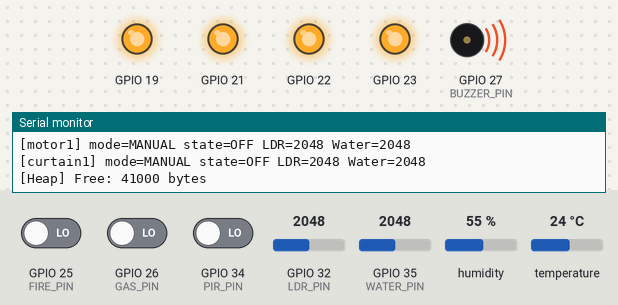
Recording of a sketch running on a simulated ESP32. Parts: output pins drawn as LEDs (lit = HIGH), buzzer (waves = sounding, pin HIGH), the last lines printed to the serial monitor. The inputs (shaded band) are chosen by the test bench; at power-on: GPIO 25 (FIRE_PIN) LOW, GPIO 26 (GAS_PIN) LOW, GPIO 34 (PIR_PIN) LOW, GPIO 32 (LDR_PIN) = 2048, GPIO 35 (WATER_PIN) = 2048, humidity 55 %, temperature 24 °C. WiFi joins after 1.5 s; servers stay silent unless stated; the local clock reads 2024-03-15 10:24:30 at power-on unless the sketch sets it; the Firebase database answers and starts empty.

Above: at 7.5 s.
7.6 s: GPIO 25 (FIRE_PIN) driven HIGH
10.0 s: GPIO 26 (GAS_PIN) driven HIGH
At 11.5 s:
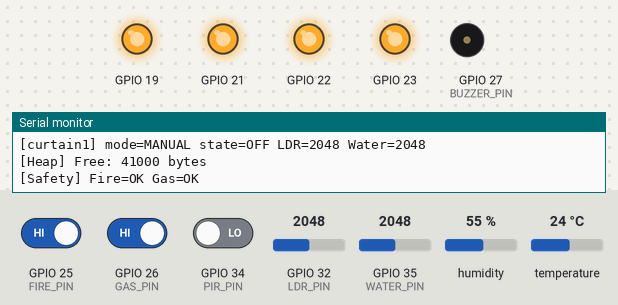
11.8 s: GPIO 34 (PIR_PIN) driven HIGH
14.3 s: GPIO 26 (GAS_PIN) driven LOW
At 16.5 s:
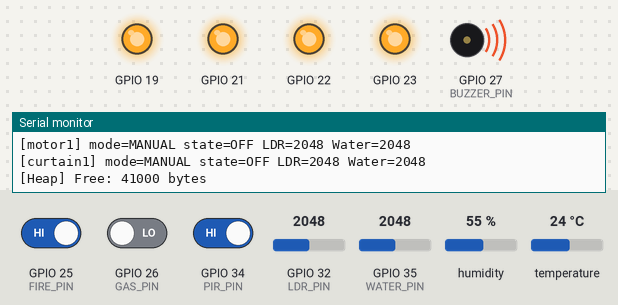
21.3 s: GPIO 25 (FIRE_PIN) driven LOW and GPIO 26 (GAS_PIN) driven HIGH
Timing chart, 0 to 24.3 s (numbered marks = the images above; inputs shaded):
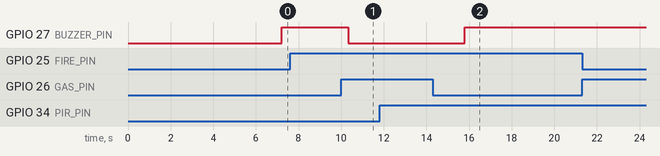

The sketch:

smarthome_with_safety.ino
```cpp
#include <WiFi.h>
#include <Firebase_ESP_Client.h>
#include <addons/RTDBHelper.h>
#include <ArduinoJson.h>
#include <time.h>
#include <DHT.h>
#include <WiFiClientSecure.h>

// ================================================
//  CONFIGURATION
// ================================================
#define WIFI_SSID           "S24 Ultra"
#define WIFI_PASSWORD       "devilbeast"
#define FIREBASE_URL        "https://smarthomefyp-3fcfd-default-rtdb.firebaseio.com/"
#define FIREBASE_SECRET     "2oFZvsdmlVOE7NJiUZajK8pkvdbS9pbcTHR4IK3U"

#define FAN_RELAY           23
#define LIGHT_RELAY         22
#define MOTOR_RELAY         21
#define CURTAIN_RELAY       19
#define BUZZER_PIN          27
#define PIR_PIN             34
#define WATER_PIN           35
#define LDR_PIN             32
#define DHT_PIN             4
#define DHTTYPE             DHT11

// ── NEW: Safety sensors ───────────────────────────
#define FIRE_PIN            25   // LM393 fire sensor  D0
#define GAS_PIN             26   // MQ135 gas sensor   D0

// ── Sensor thresholds ─────────────────────────────
#define LDR_LIGHT_THRESHOLD  1715
#define WATER_LOW_THRESHOLD  800

// ── Fan temperature ───────────────────────────────
#define FAN_ON_TEMP          20.0f

// ── PIR debounce ──────────────────────────────────
#define PIR_HOLD_LOOPS       5

// ── Timing ────────────────────────────────────────
#define LOOP_DELAY_MS       1000
#define SENSOR_PUSH_EVERY   10
#define USAGE_CHECK_EVERY   30
#define MAX_LOG_ENTRIES     20

const char* NTP_SERVER = "pool.ntp.org";
const char* TZ_STRING  = "PKT-5";

WiFiClientSecure client;

// ================================================
//  UTILITY: TIME HELPERS
// ================================================
int minutesFromString(const String& t) {
  return t.substring(0, 2).toInt() * 60 + t.substring(3, 5).toInt();
}

bool inScheduleRange(int now, int start, int end) {
  if (start <= end) return (now >= start && now <= end);
  return (now >= start || now <= end);
}

int getCurrentMinutes() {
  struct tm ti;
  if (!getLocalTime(&ti)) return -1;
  return ti.tm_hour * 60 + ti.tm_min;
}

String getTimestamp() {
  struct tm ti;
  if (!getLocalTime(&ti)) return "1970-01-01 00:00:00";
  char buf[20];
  strftime(buf, sizeof(buf), "%Y-%m-%d %H:%M:%S", &ti);
  return String(buf);
}

// ================================================
//  CLASS: FirebaseManager
// ================================================
class FirebaseManager {
public:
  FirebaseManager() : _ready(false) {}

  void begin(const char* url, const char* secret) {
    _config.database_url = url;
    if (strlen(secret) > 0)
      _config.signer.tokens.legacy_token = secret;
    Firebase.begin(&_config, &_auth);
    Firebase.reconnectWiFi(true);
    _ready = true;
    Serial.println("[Firebase] Initialized");
  }

  bool isReady() { return _ready; }

  bool getJson(const String& path, DynamicJsonDocument& doc) {
    if (!isReady()) return false;
    if (Firebase.RTDB.getJSON(&_data, path.c_str())) {
      String raw = _data.jsonString();
      DeserializationError err = deserializeJson(doc, raw);
      if (err) { Serial.printf("[JSON ERR] %s\n", err.c_str()); return false; }
      return true;
    }
    Serial.printf("[GET ERR] %s\n", _data.errorReason().c_str());
    return false;
  }

  bool setString(const String& path, const String& value) {
    if (!isReady()) return false;
    bool ok = Firebase.RTDB.setString(&_data, path.c_str(), value.c_str());
    if (!ok) Serial.printf("[SET ERR] %s\n", _data.errorReason().c_str());
    return ok;
  }

  bool setBool(const String& path, bool value) {
    if (!isReady()) return false;
    bool ok = Firebase.RTDB.setBool(&_data, path.c_str(), value);
    if (!ok) Serial.printf("[SET ERR] %s\n", _data.errorReason().c_str());
    return ok;
  }

  bool setFloat(const String& path, float value) {
    if (!isReady()) return false;
    bool ok = Firebase.RTDB.setFloat(&_data, path.c_str(), value);
    if (!ok) Serial.printf("[SET ERR] %s\n", _data.errorReason().c_str());
    return ok;
  }

  bool getFloat(const String& path, float& out) {
    if (!isReady()) return false;
    if (Firebase.RTDB.getFloat(&_data, path.c_str())) {
      out = _data.to<float>(); return true;
    }
    return false;
  }

  void addFloat(const String& path, float delta) {
    float current = 0;
    getFloat(path, current);
    setFloat(path, current + delta);
  }

  // Rolling 20-log system
  void pushDeviceLog(const String& deviceId, const String& state, const String& mode) {
    String timestamp = getTimestamp();
    String safeKey   = timestamp;
    safeKey.replace(" ", "_");
    safeKey.replace(":", "-");
    String basePath = "/logs/devices/" + deviceId;

    int logCount = 0;
    if (Firebase.RTDB.getJSON(&_data, basePath.c_str())) {
      FirebaseJson* fJson = _data.to<FirebaseJson*>();
      size_t count = fJson->iteratorBegin();
      logCount = (int)count;
      fJson->iteratorEnd();
    }

    if (logCount >= MAX_LOG_ENTRIES) {
      if (Firebase.RTDB.getJSON(&_data, basePath.c_str())) {
        FirebaseJson* fJson = _data.to<FirebaseJson*>();
        String oldestKey = "";
        size_t count = fJson->iteratorBegin();
        for (size_t i = 0; i < count; i++) {
          int type = 0; String key, value;
          fJson->iteratorGet(i, type, key, value);
          if (oldestKey == "" || key < oldestKey) oldestKey = key;
        }
        fJson->iteratorEnd();
        if (oldestKey != "")
          Firebase.RTDB.deleteNode(&_data, (basePath + "/" + oldestKey).c_str());
      }
    }

    FirebaseJson logEntry;
    logEntry.set("state",     state);
    logEntry.set("mode",      mode);
    logEntry.set("timestamp", timestamp);
    Firebase.RTDB.setJSON(&_data, (basePath + "/" + safeKey).c_str(), &logEntry);
    Serial.printf("[LOG] %s -> %s (%s)\n", deviceId.c_str(), state.c_str(), mode.c_str());
  }

private:
  FirebaseData   _data;
  FirebaseConfig _config;
  FirebaseAuth   _auth;
  bool           _ready;
};

// ================================================
//  CLASS: SensorManager
// ================================================
class SensorManager {
public:
  SensorManager() : _dht(DHT_PIN, DHTTYPE), _filteredTemp(20.0f),
                    _ldrRaw(0), _waterRaw(0),
                    _motionRaw(0), _motionHoldCounter(0) {}

  void begin() {
    pinMode(PIR_PIN,  INPUT);
    _dht.begin();
  }

  void update() {
    // Temperature — EMA smoothed
    float raw = _dht.readTemperature();
    if (!isnan(raw)) _filteredTemp = (_filteredTemp * 0.7f) + (raw * 0.3f);

    // PIR with hold counter
    _motionRaw = digitalRead(PIR_PIN);
    if (_motionRaw == HIGH) {
      _motionHoldCounter = PIR_HOLD_LOOPS;
    } else if (_motionHoldCounter > 0) {
      _motionHoldCounter--;
    }

    _ldrRaw   = analogRead(LDR_PIN);
    _waterRaw = analogRead(WATER_PIN);

    Serial.printf("[Sensors] Temp=%.1f PIR_raw=%d PIR_held=%s LDR=%d Water=%d\n",
      _filteredTemp, _motionRaw,
      motionDetected() ? "YES" : "NO",
      _ldrRaw, _waterRaw);
  }

  float temperature()    const { return _filteredTemp; }
  bool  motionDetected() const { return (_motionRaw == HIGH) || (_motionHoldCounter > 0); }
  bool  isLight()        const { return _ldrRaw > LDR_LIGHT_THRESHOLD; }
  bool  isDark()         const { return !isLight(); }
  bool  waterLow()       const { return _waterRaw < WATER_LOW_THRESHOLD; }
  int   ldrRaw()         const { return _ldrRaw; }
  int   waterRaw()       const { return _waterRaw; }

private:
  DHT   _dht;
  float _filteredTemp;
  int   _ldrRaw;
  int   _waterRaw;
  int   _motionRaw;
  int   _motionHoldCounter;
};

// ================================================
//  CLASS: Device
// ================================================
class Device {
public:
  Device(const String& id, int relayPin, float wattage)
    : _id(id), _relayPin(relayPin), _wattage(wattage),
      _state(false), _prevState(false), _sessionStart(0) {}

  void begin() { pinMode(_relayPin, OUTPUT); applyRelay(false); }

  void setState(bool on) { _state = on; applyRelay(_state); }

  bool isOn()         const { return _state; }
  bool stateChanged() const { return _state != _prevState; }

  void trackEnergy(FirebaseManager& fb) {
    if (_state && !_prevState)  _sessionStart = millis();
    if (!_state && _prevState && _sessionStart > 0) {
      float seconds = (millis() - _sessionStart) / 1000.0f;
      float units   = (_wattage * seconds) / 3600000.0f;
      fb.addFloat("/usage/devices/" + _id, units);
      _sessionStart = 0;
    }
    _prevState = _state;
  }

  const String& id() const { return _id; }

private:
  void applyRelay(bool on) { digitalWrite(_relayPin, on ? LOW : HIGH); }

  String        _id;
  int           _relayPin;
  float         _wattage;
  bool          _state;
  bool          _prevState;
  unsigned long _sessionStart;
};

// ================================================
//  CLASS: ModeController
// ================================================
class ModeController {
public:
  static bool resolve(
    const String&        deviceId,
    const String&        mode,
    const JsonObject&    deviceNode,
    const JsonObject&    scheduleNode,
    const JsonObject&    settingsNode,
    const SensorManager& sensors,
    bool&                fanHysteresis
  ) {
    if (mode == "AUTO")     return resolveAuto(deviceId, sensors);
    if (mode == "SCHEDULE") return resolveSchedule(deviceId, scheduleNode);
    return resolveManual(deviceNode);
  }

private:
  static bool resolveManual(const JsonObject& node) {
    String s = node["state"] | "OFF";
    return s == "ON";
  }

  static bool resolveSchedule(const String& id, const JsonObject& sched) {
    int now = getCurrentMinutes();
    if (now < 0) return false;
    JsonObject entry = sched[id];
    if (entry.isNull()) return false;
    int s = minutesFromString(entry["start"] | "00:00");
    int e = minutesFromString(entry["end"]   | "00:00");
    return inScheduleRange(now, s, e);
  }

  static bool resolveAuto(const String& id, const SensorManager& sensors) {
    if (id == "fan1")     return sensors.temperature() >= FAN_ON_TEMP;
    if (id == "light1")   return sensors.motionDetected();
    if (id == "motor1")   return sensors.waterLow();
    if (id == "curtain1") return sensors.isDark();
    return false;
  }
};

// ================================================
//  CLASS: BuzzerController
// ================================================
class BuzzerController {
public:
  explicit BuzzerController(int pin) : _pin(pin) {}

  void begin() { pinMode(_pin, OUTPUT); digitalWrite(_pin, LOW); }

  // Called for peak-hour motor alert
  void update(const JsonObject& settings, bool motorOn) {
    // If safety alert is active, don't interfere — SafetyMonitor controls buzzer
    if (_safetyActive) return;

    int now = getCurrentMinutes();
    if (now < 0) { silence(); return; }
    int  ps   = minutesFromString(settings["peak_start"] | "18:00");
    int  pe   = minutesFromString(settings["peak_end"]   | "22:00");
    bool peak = inScheduleRange(now, ps, pe);
    digitalWrite(_pin, (peak && motorOn) ? HIGH : LOW);
  }

  // Called by SafetyMonitor to override buzzer
  void setSafetyAlert(bool active) {
    _safetyActive = active;
    if (active) {
      digitalWrite(_pin, HIGH);
    } else {
      digitalWrite(_pin, LOW);
    }
  }

  void silence() { digitalWrite(_pin, LOW); }

private:
  int  _pin;
  bool _safetyActive = false;
};

// ================================================
//  CLASS: SafetyMonitor
//  Monitors LM393 fire sensor and MQ135 gas sensor.
//  On detection: sounds buzzer, pushes alert to Firebase.
//  Clears alert automatically when danger is gone.
// ================================================
class SafetyMonitor {
public:
  SafetyMonitor() : _fireAlertActive(false), _gasAlertActive(false) {}

  void begin() {
    pinMode(FIRE_PIN, INPUT);
    pinMode(GAS_PIN,  INPUT);
  }

  void check(FirebaseManager& fb, BuzzerController& buzzer) {
    // Both sensors are active LOW (LOW = danger detected)
    bool fireDetected = (digitalRead(FIRE_PIN) == LOW);
    bool gasDetected  = (digitalRead(GAS_PIN)  == LOW);

    Serial.printf("[Safety] Fire=%s Gas=%s\n",
      fireDetected ? "DETECTED" : "OK",
      gasDetected  ? "DETECTED" : "OK");

    // ── Fire alert ────────────────────────────────
    if (fireDetected && !_fireAlertActive) {
      _fireAlertActive = true;
      fb.setBool("/alerts/fire/state",     true);
      fb.setString("/alerts/fire/message", "FIRE DETECTED! Check the room immediately.");
      fb.setString("/alerts/fire/timestamp", getTimestamp());
      Serial.println(">>> FIRE ALERT TRIGGERED <<<");
    } else if (!fireDetected && _fireAlertActive) {
      _fireAlertActive = false;
      fb.setBool("/alerts/fire/state",     false);
      fb.setString("/alerts/fire/message", "");
      Serial.println("[Safety] Fire cleared.");
    }

    // ── Gas alert ─────────────────────────────────
    if (gasDetected && !_gasAlertActive) {
      _gasAlertActive = true;
      fb.setBool("/alerts/gas/state",     true);
      fb.setString("/alerts/gas/message", "GAS/SMOKE DETECTED! Ventilate the room immediately.");
      fb.setString("/alerts/gas/timestamp", getTimestamp());
      Serial.println(">>> GAS ALERT TRIGGERED <<<");
    } else if (!gasDetected && _gasAlertActive) {
      _gasAlertActive = false;
      fb.setBool("/alerts/gas/state",     false);
      fb.setString("/alerts/gas/message", "");
      Serial.println("[Safety] Gas cleared.");
    }

    // ── Buzzer: sound if any danger active ────────
    buzzer.setSafetyAlert(fireDetected || gasDetected);
  }

  bool anyAlertActive() const { return _fireAlertActive || _gasAlertActive; }

private:
  bool _fireAlertActive;
  bool _gasAlertActive;
};

// ================================================
//  CLASS: UsageMonitor
// ================================================
class UsageMonitor {
public:
  UsageMonitor() : _warningActive(false) {}

  void check(FirebaseManager& fb) {
    float allowedUnits = 0.0f;
    fb.getFloat("/settings/allowed_units", allowedUnits);

    if (allowedUnits <= 0.0f) {
      if (_warningActive) {
        fb.setBool("/warning/state", false);
        fb.setString("/warning/message", "");
        _warningActive = false;
      }
      return;
    }

    const char* devices[] = { "fan1", "light1", "motor1", "curtain1" };
    float total = 0.0f;
    for (const char* d : devices) {
      float val = 0.0f;
      fb.getFloat(String("/usage/devices/") + d, val);
      total += val;
    }

    Serial.printf("[Usage] Total=%.4f Allowed=%.4f\n", total, allowedUnits);

    bool shouldWarn = (total >= allowedUnits);
    if (shouldWarn && !_warningActive) {
      String msg = "Warning: Usage (" + String(total, 4) +
                   " kWh) exceeded limit (" + String(allowedUnits, 4) + " kWh).";
      fb.setBool("/warning/state", true);
      fb.setString("/warning/message", msg);
      _warningActive = true;
    } else if (!shouldWarn && _warningActive) {
      fb.setBool("/warning/state", false);
      fb.setString("/warning/message", "");
      _warningActive = false;
    }
  }

private:
  bool _warningActive;
};

// ================================================
//  CLASS: BillingManager
// ================================================
class BillingManager {
public:
  void check(FirebaseManager& fb) {
    struct tm ti;
    if (!getLocalTime(&ti)) {
      Serial.println("[Billing] Time not ready — skipping reset check");
      return;
    }

    int todayMonth = ti.tm_mon + 1;
    int todayYear  = ti.tm_year + 1900;

    FirebaseData tempData;
    String lastReset = "";
    if (Firebase.RTDB.getString(&tempData, "/settings/last_reset")) {
      lastReset = tempData.stringData();
    }

    int lastYear  = lastReset.substring(0, 4).toInt();
    int lastMonth = lastReset.substring(5, 7).toInt();

    bool newMonth = (todayYear > lastYear) ||
                    (todayYear == lastYear && todayMonth > lastMonth);

    if (!newMonth) {
      Serial.printf("[Billing] Same month (%d-%02d) — no reset needed\n", todayYear, todayMonth);
      return;
    }

    Serial.println("[Billing] New month detected — resetting usage!");

    const char* devices[] = { "fan1", "light1", "motor1", "curtain1" };
    for (const char* d : devices) {
      fb.setFloat(String("/usage/devices/") + d, 0.0f);
    }

    fb.setFloat("/settings/allowed_units", 200.0f);
    fb.setBool("/warning/state", false);
    fb.setString("/warning/message", "");

    char dateStr[11];
    sprintf(dateStr, "%04d-%02d-01", todayYear, todayMonth);
    fb.setString("/settings/last_reset", String(dateStr));

    Serial.printf("[Billing] Reset complete. last_reset set to: %s\n", dateStr);
  }
};

// ================================================
//  GLOBALS
// ================================================
FirebaseManager  firebase;
SensorManager    sensors;
BuzzerController buzzer(BUZZER_PIN);
SafetyMonitor    safetyMonitor;
UsageMonitor     usageMonitor;
BillingManager   billingManager;

Device fan    ("fan1",     FAN_RELAY,     75.0f);
Device light  ("light1",   LIGHT_RELAY,   15.0f);
Device motor  ("motor1",   MOTOR_RELAY,  100.0f);
Device curtain("curtain1", CURTAIN_RELAY,  50.0f);

Device* allDevices[] = { &fan, &light, &motor, &curtain };
bool    fanHysteresis = false;
int     loopCount     = 0;

DynamicJsonDocument devicesDoc(2048);
DynamicJsonDocument settingsDoc(512);
DynamicJsonDocument scheduleDoc(512);

// ================================================
//  SETUP
// ================================================
void setup() {
  Serial.begin(115200);
  delay(1000);
  Serial.printf("[Heap] Free at start: %d bytes\n", ESP.getFreeHeap());

  fan.begin();
  light.begin();
  motor.begin();
  curtain.begin();
  buzzer.begin();
  sensors.begin();
  safetyMonitor.begin();  // ← NEW

  WiFi.begin(WIFI_SSID, WIFI_PASSWORD);
  Serial.print("Connecting WiFi");
  while (WiFi.status() != WL_CONNECTED) { delay(500); Serial.print("."); }
  Serial.println("\nWiFi Connected: " + WiFi.localIP().toString());

  configTime(0, 0, NTP_SERVER);
  setenv("TZ", TZ_STRING, 1);
  tzset();

  client.setInsecure();
  firebase.begin(FIREBASE_URL, FIREBASE_SECRET);
  delay(2000);
  Serial.println("[Firebase] Ready!");
  Serial.printf("[Heap] Free after init: %d bytes\n", ESP.getFreeHeap());

  billingManager.check(firebase);

  firebase.getJson("/devices",  devicesDoc);
  firebase.getJson("/settings", settingsDoc);
  firebase.getJson("/schedule", scheduleDoc);
}

// ================================================
//  LOOP
// ================================================
void loop() {
  loopCount++;

  // ── Safety check — runs every loop (highest priority) ──
  safetyMonitor.check(firebase, buzzer);  // ← NEW

  // Fetch Firebase every 2 loops (2 seconds)
  if (loopCount % 2 == 0) {
    devicesDoc.clear();
    settingsDoc.clear();
    scheduleDoc.clear();
    firebase.getJson("/devices",  devicesDoc);
    firebase.getJson("/settings", settingsDoc);
    firebase.getJson("/schedule", scheduleDoc);
  }

  JsonObject devicesNode  = devicesDoc.as<JsonObject>();
  JsonObject settingsNode = settingsDoc.as<JsonObject>();
  JsonObject scheduleNode = scheduleDoc.as<JsonObject>();

  sensors.update();

  for (Device* dev : allDevices) {
    JsonObject devNode = devicesNode[dev->id()];
    String mode = devNode["mode"] | "MANUAL";

    bool on = ModeController::resolve(
      dev->id(), mode,
      devNode, scheduleNode, settingsNode,
      sensors, fanHysteresis
    );

    dev->setState(on);

    if (dev->stateChanged()) {
      firebase.pushDeviceLog(dev->id(), on ? "ON" : "OFF", mode);
    }

    dev->trackEnergy(firebase);

    Serial.printf("[%s] mode=%s state=%s LDR=%d Water=%d\n",
      dev->id().c_str(), mode.c_str(), on ? "ON" : "OFF",
      sensors.ldrRaw(), sensors.waterRaw());
  }

  // Buzzer peak-hour logic (SafetyMonitor takes priority automatically)
  buzzer.update(settingsNode, motor.isOn());

  if (loopCount % SENSOR_PUSH_EVERY == 0) {
    firebase.setFloat("/sensors/temperature", sensors.temperature());
    Serial.println("[Temp pushed]");
  }

  if (loopCount % USAGE_CHECK_EVERY == 0) {
    usageMonitor.check(firebase);
  }

  Serial.printf("[Heap] Free: %d bytes\n", ESP.getFreeHeap());
  delay(LOOP_DELAY_MS);
}
```

Measured:
- after the input at 10.0 s, GPIO 27 (BUZZER_PIN): HIGH → LOW after 0.32 s
- after the input at 14.3 s, GPIO 27 (BUZZER_PIN): LOW → HIGH after 1.5 s
